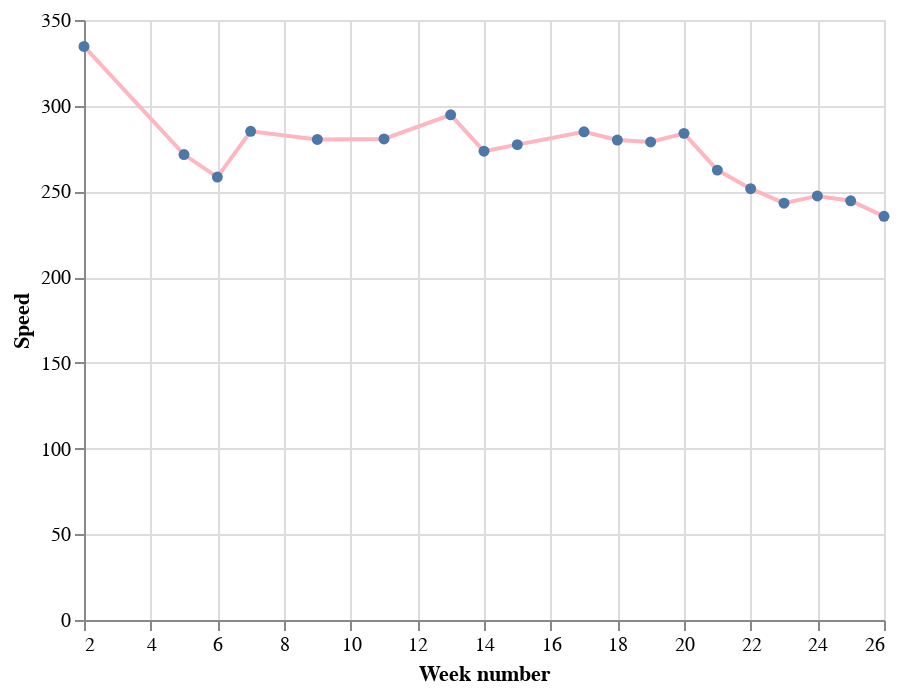

Here is the notebook cell this chart was saved with:
### Code cell
# the same as above, but with `point=True`

alt.Chart(df).mark_line(color='lightpink', point=True).encode(
    alt.X('week', title='Week number'),
    alt.Y('seconds_per_km', aggregate='mean',  title='Speed'),
)

### Figure 1 — Vega-Lite specification as saved in the notebook (floating-point values rounded to 4 significant figures)
{"config": {"view": {"continuousWidth": 400, "continuousHeight": 300}}, "data": {"name": "data-ec06743c94a29224c91ed66eace526ab"}, "mark": {"type": "line", "color": "lightpink", "point": true}, "encoding": {"x": {"field": "week", "title": "Week number", "type": "quantitative"}, "y": {"aggregate": "mean", "field": "seconds_per_km", "title": "Speed", "type": "quantitative"}}, "$schema": "https://vega.github.io/schema/vega-lite/v4.17.0.json", "datasets": {"data-ec06743c94a29224c91ed66eace526ab": [{"Unnamed: 0": 182, "type": 1, "startTime": "2022-01-10T13:39:17+00:00", "sportTime(s)": 453, "maxPace(/meter)": 7.246, "minPace(/meter)": 0.2501, "distance(m)": 1191.0, "avgPace(/meter)": 0.3787, "calories(kcal)": 71.0, "date": "2022-01-10T20:39:00", "seconds_per_km": 380.4, "speed_per_km": "06:20.35", "distance_rounded": 1.0, "day_of_week": "Monday", "week": 2}, {"Unnamed: 0": 178, "type": 1, "startTime": "2022-01-13T09:23:16+00:00", "sportTime(s)": 290, "maxPace(/meter)": 2.342, "minPace(/meter)": 0.1982, "distance(m)": 1004.0, "avgPace(/meter)": 0.2878, "calories(kcal)": 60.0, "date": "2022-01-13T16:23:00", "seconds_per_km": 288.8, "speed_per_km": "04:48.84", "distance_rounded": 1.0, "day_of_week": "Thursday", "week": 2}, {"Unnamed: 0": 176, "type": 1, "startTime": "2022-02-03T10:41:12+00:00", "sportTime(s)": 265, "maxPace(/meter)": 0.609, "minPace(/meter)": 0.1993, "distance(m)": 1001.0, "avgPace(/meter)": 0.2637, "calories(kcal)": 39.0, "date": "2022-02-03T17:41:00", "seconds_per_km": 264.7, "speed_per_km": "04:24.74", "distance_rounded": 1.0, "day_of_week": "Thursday", "week": 5}, {"Unnamed: 0": 172, "type": 1, "startTime": "2022-02-05T11:46:47+00:00", "sportTime(s)": 283, "maxPace(/meter)": 0.6911, "minPace(/meter)": 0.229, "distance(m)": 1006.0, "avgPace(/meter)": 0.2803, "calories(kcal)": 50.0, "date": "2022-02-05T18:46:00", "seconds_per_km": 281.3, "speed_per_km": "04:41.31", "distance_rounded": 1.0, "day_of_week": "Saturday", "week": 5}, {"Unnamed: 0": 169, "type": 1, "startTime": "2022-02-06T11:36:48+00:00", "sportTime(s)": 272, "maxPace(/meter)": 0.6361, "minPace(/meter)": 0.2325, "distance(m)": 1013.0, "avgPace(/meter)": 0.2675, "calories(kcal)": 34.0, "date": "2022-02-06T18:36:00", "seconds_per_km": 268.5, "speed_per_km": "04:28.51", "distance_rounded": 1.0, "day_of_week": "Sunday", "week": 5}, {"Unnamed: 0": 166, "type": 1, "startTime": "2022-02-11T11:49:54+00:00", "sportTime(s)": 264, "maxPace(/meter)": 0.788, "minPace(/meter)": 0.198, "distance(m)": 1004.0, "avgPace(/meter)": 0.26, "calories(kcal)": 39.0, "date": "2022-02-11T18:49:00", "seconds_per_km": 262.9, "speed_per_km": "04:22.95", "distance_rounded": 1.0, "day_of_week": "Friday", "week": 6}, {"Unnamed: 0": 163, "type": 1, "startTime": "2022-02-12T11:25:02+00:00", "sportTime(s)": 259, "maxPace(/meter)": 0.5571, "minPace(/meter)": 0.1928, "distance(m)": 1011.0, "avgPace(/meter)": 0.2552, "calories(kcal)": 44.0, "date": "2022-02-12T18:25:00", "seconds_per_km": 256.2, "speed_per_km": "04:16.18", "distance_rounded": 1.0, "day_of_week": "Saturday", "week": 6}, {"Unnamed: 0": 161, "type": 1, "startTime": "2022-02-13T11:09:12+00:00", "sportTime(s)": 256, "maxPace(/meter)": 0.576, "minPace(/meter)": 0.194, "distance(m)": 1000.0, "avgPace(/meter)": 0.255, "calories(kcal)": 37.0, "date": "2022-02-13T18:09:00", "seconds_per_km": 256.0, "speed_per_km": "04:16.00", "distance_rounded": 1.0, "day_of_week": "Sunday", "week": 6}, {"Unnamed: 0": 157, "type": 1, "startTime": "2022-02-14T11:50:09+00:00", "sportTime(s)": 287, "maxPace(/meter)": 0.7446, "minPace(/meter)": 0.2587, "distance(m)": 1002.0, "avgPace(/meter)": 0.2854, "calories(kcal)": 43.0, "date": "2022-02-14T18:50:00", "seconds_per_km": 286.4, "speed_per_km": "04:46.43", "distance_rounded": 1.0, "day_of_week": "Monday", "week": 7}, {"Unnamed: 0": 155, "type": 1, "startTime": "2022-02-16T11:12:40+00:00", "sportTime(s)": 284, "maxPace(/meter)": 2.165, "minPace(/meter)": 0.1834, "distance(m)": 1001.0, "avgPace(/meter)": 0.2827, "calories(kcal)": 60.0, "date": "2022-02-16T18:12:00", "seconds_per_km": 283.7, "speed_per_km": "04:43.72", "distance_rounded": 1.0, "day_of_week": "Wednesday", "week": 7}, {"Unnamed: 0": 152, "type": 1, "startTime": "2022-03-05T00:10:22+00:00", "sportTime(s)": 282, "maxPace(/meter)": 0.6154, "minPace(/meter)": 0.2083, "distance(m)": 1006.0, "avgPace(/meter)": 0.2793, "calories(kcal)": 55.0, "date": "2022-03-05T07:10:00", "seconds_per_km": 280.3, "speed_per_km": "04:40.32", "distance_rounded": 1.0, "day_of_week": "Saturday", "week": 9}, {"Unnamed: 0": 150, "type": 1, "startTime": "2022-03-18T11:26:11+00:00", "sportTime(s)": 282, "maxPace(/meter)": 0.8749, "minPace(/meter)": 0.2372, "distance(m)": 1005.0, "avgPace(/meter)": 0.2796, "calories(kcal)": 47.0, "date": "2022-03-18T18:26:00", "seconds_per_km": 280.6, "speed_per_km": "04:40.60", "distance_rounded": 1.0, "day_of_week": "Friday", "week": 11}, {"Unnamed: 0": 146, "type": 1, "startTime": "2022-03-28T11:45:13+00:00", "sportTime(s)": 311, "maxPace(/meter)": 0.639, "minPace(/meter)": 0.2149, "distance(m)": 1046.0, "avgPace(/meter)": 0.2964, "calories(kcal)": 57.0, "date": "2022-03-28T18:45:00", "seconds_per_km": 297.3, "speed_per_km": "04:57.32", "distance_rounded": 1.0, "day_of_week": "Monday", "week": 13}, {"Unnamed: 0": 144, "type": 1, "startTime": "2022-03-29T12:02:25+00:00", "sportTime(s)": 303, "maxPace(/meter)": 0.6835, "minPace(/meter)": 0.2301, "distance(m)": 1003.0, "avgPace(/meter)": 0.3011, "calories(kcal)": 57.0, "date": "2022-03-29T19:02:00", "seconds_per_km": 302.1, "speed_per_km": "05:2.09", "distance_rounded": 1.0, "day_of_week": "Tuesday", "week": 13}, {"Unnamed: 0": 142, "type": 1, "startTime": "2022-03-30T11:52:16+00:00", "sportTime(s)": 285, "maxPace(/meter)": 0.4753, "minPace(/meter)": 0.1658, "distance(m)": 1001.0, "avgPace(/meter)": 0.2837, "calories(kcal)": 49.0, "date": "2022-03-30T18:52:00", "seconds_per_km": 284.7, "speed_per_km": "04:44.72", "distance_rounded": 1.0, "day_of_week": "Wednesday", "week": 13}, {"Unnamed: 0": 140, "type": 1, "startTime": "2022-04-04T10:57:56+00:00", "sportTime(s)": 271, "maxPace(/meter)": 0.7117, "minPace(/meter)": 0.2248, "distance(m)": 1000.0, "avgPace(/meter)": 0.27, "calories(kcal)": 48.0, "date": "2022-04-04T17:57:00", "seconds_per_km": 271.0, "speed_per_km": "04:31.00", "distance_rounded": 1.0, "day_of_week": "Monday", "week": 14}, {"Unnamed: 0": 137, "type": 1, "startTime": "2022-04-08T11:39:28+00:00", "sportTime(s)": 274, "maxPace(/meter)": 0.6707, "minPace(/meter)": 0.2315, "distance(m)": 1000.0, "avgPace(/meter)": 0.273, "calories(kcal)": 51.0, "date": "2022-04-08T18:39:00", "seconds_per_km": 274.0, "speed_per_km": "04:34.00", "distance_rounded": 1.0, "day_of_week": "Friday", "week": 14}, {"Unnamed: 0": 134, "type": 1, "startTime": "2022-04-10T11:41:58+00:00", "sportTime(s)": 277, "maxPace(/meter)": 0.6873, "minPace(/meter)": 0.2137, "distance(m)": 1006.0, "avgPace(/meter)": 0.2744, "calories(kcal)": 45.0, "date": "2022-04-10T18:41:00", "seconds_per_km": 275.3, "speed_per_km": "04:35.35", "distance_rounded": 1.0, "day_of_week": "Sunday", "week": 14}, {"Unnamed: 0": 131, "type": 1, "startTime": "2022-04-13T10:48:11+00:00", "sportTime(s)": 278, "maxPace(/meter)": 0.7634, "minPace(/meter)": 0.2038, "distance(m)": 1000.0, "avgPace(/meter)": 0.277, "calories(kcal)": 44.0, "date": "2022-04-13T17:48:00", "seconds_per_km": 278.0, "speed_per_km": "04:38.00", "distance_rounded": 1.0, "day_of_week": "Wednesday", "week": 15}, {"Unnamed: 0": 128, "type": 1, "startTime": "2022-04-15T09:54:21+00:00", "sportTime(s)": 278, "maxPace(/meter)": 0.7968, "minPace(/meter)": 0.244, "distance(m)": 1005.0, "avgPace(/meter)": 0.2756, "calories(kcal)": 39.0, "date": "2022-04-15T16:54:00", "seconds_per_km": 276.6, "speed_per_km": "04:36.62", "distance_rounded": 1.0, "day_of_week": "Friday", "week": 15}, {"Unnamed: 0": 125, "type": 1, "startTime": "2022-04-26T11:40:21+00:00", "sportTime(s)": 354, "maxPace(/meter)": 1.115, "minPace(/meter)": 0.1997, "distance(m)": 1201.0, "avgPace(/meter)": 0.2939, "calories(kcal)": 62.0, "date": "2022-04-26T18:40:00", "seconds_per_km": 294.8, "speed_per_km": "04:54.75", "distance_rounded": 1.0, "day_of_week": "Tuesday", "week": 17}, {"Unnamed: 0": 123, "type": 1, "startTime": "2022-04-27T11:31:56+00:00", "sportTime(s)": 270, "maxPace(/meter)": 0.6803, "minPace(/meter)": 0.2187, "distance(m)": 1002.0, "avgPace(/meter)": 0.2685, "calories(kcal)": 48.0, "date": "2022-04-27T18:31:00", "seconds_per_km": 269.5, "speed_per_km": "04:29.46", "distance_rounded": 1.0, "day_of_week": "Wednesday", "week": 17}, {"Unnamed: 0": 121, "type": 1, "startTime": "2022-04-28T10:37:51+00:00", "sportTime(s)": 279, "maxPace(/meter)": 0.8052, "minPace(/meter)": 0.221, "distance(m)": 1002.0, "avgPace(/meter)": 0.2774, "calories(kcal)": 50.0, "date": "2022-04-28T17:37:00", "seconds_per_km": 278.4, "speed_per_km": "04:38.44", "distance_rounded": 1.0, "day_of_week": "Thursday", "week": 17}, {"Unnamed: 0": 119, "type": 1, "startTime": "2022-04-29T11:01:29+00:00", "sportTime(s)": 495, "maxPace(/meter)": 1.217, "minPace(/meter)": 0.2073, "distance(m)": 1651.0, "avgPace(/meter)": 0.2974, "calories(kcal)": 89.0, "date": "2022-04-29T18:01:00", "seconds_per_km": 299.8, "speed_per_km": "04:59.82", "distance_rounded": 1.0, "day_of_week": "Friday", "week": 17}, {"Unnamed: 0": 117, "type": 1, "startTime": "2022-05-01T09:48:50+00:00", "sportTime(s)": 283, "maxPace(/meter)": 0.8224, "minPace(/meter)": 0.2239, "distance(m)": 1006.0, "avgPace(/meter)": 0.2803, "calories(kcal)": 41.0, "date": "2022-05-01T16:48:00", "seconds_per_km": 281.3, "speed_per_km": "04:41.31", "distance_rounded": 1.0, "day_of_week": "Sunday", "week": 17}, {"Unnamed: 0": 112, "type": 1, "startTime": "2022-05-04T11:52:29+00:00", "sportTime(s)": 279, "maxPace(/meter)": 0.6135, "minPace(/meter)": 0.2112, "distance(m)": 1007.0, "avgPace(/meter)": 0.2761, "calories(kcal)": 42.0, "date": "2022-05-04T18:52:00", "seconds_per_km": 277.1, "speed_per_km": "04:37.06", "distance_rounded": 1.0, "day_of_week": "Wednesday", "week": 18}, {"Unnamed: 0": 110, "type": 1, "startTime": "2022-05-05T11:15:38+00:00", "sportTime(s)": 292, "maxPace(/meter)": 0.7042, "minPace(/meter)": 0.216, "distance(m)": 1000.0, "avgPace(/meter)": 0.291, "calories(kcal)": 52.0, "date": "2022-05-05T18:15:00", "seconds_per_km": 292.0, "speed_per_km": "04:52.00", "distance_rounded": 1.0, "day_of_week": "Thursday", "week": 18}, {"Unnamed: 0": 107, "type": 1, "startTime": "2022-05-06T10:16:48+00:00", "sportTime(s)": 273, "maxPace(/meter)": 0.7022, "minPace(/meter)": 0.2276, "distance(m)": 1003.0, "avgPace(/meter)": 0.2712, "calories(kcal)": 47.0, "date": "2022-05-06T17:16:00", "seconds_per_km": 272.2, "speed_per_km": "04:32.18", "distance_rounded": 1.0, "day_of_week": "Friday", "week": 18}, {"Unnamed: 0": 104, "type": 1, "startTime": "2022-05-07T09:47:30+00:00", "sportTime(s)": 290, "maxPace(/meter)": 212.0, "minPace(/meter)": 0.2129, "distance(m)": 1040.0, "avgPace(/meter)": 0.278, "calories(kcal)": 52.0, "date": "2022-05-07T16:47:00", "seconds_per_km": 278.8, "speed_per_km": "04:38.85", "distance_rounded": 1.0, "day_of_week": "Saturday", "week": 18}, {"Unnamed: 0": 102, "type": 1, "startTime": "2022-05-08T11:24:19+00:00", "sportTime(s)": 287, "maxPace(/meter)": 225.0, "minPace(/meter)": 0.2221, "distance(m)": 1026.0, "avgPace(/meter)": 0.279, "calories(kcal)": 56.0, "date": "2022-05-08T18:24:00", "seconds_per_km": 279.7, "speed_per_km": "04:39.73", "distance_rounded": 1.0, "day_of_week": "Sunday", "week": 18}, {"Unnamed: 0": 99, "type": 1, "startTime": "2022-05-12T11:36:50+00:00", "sportTime(s)": 281, "maxPace(/meter)": 178.0, "minPace(/meter)": 0.1781, "distance(m)": 1007.0, "avgPace(/meter)": 0.278, "calories(kcal)": 59.0, "date": "2022-05-12T18:36:00", "seconds_per_km": 279.0, "speed_per_km": "04:39.05", "distance_rounded": 1.0, "day_of_week": "Thursday", "week": 19}, {"Unnamed: 0": 96, "type": 1, "startTime": "2022-05-13T11:36:23+00:00", "sportTime(s)": 291, "maxPace(/meter)": 201.0, "minPace(/meter)": 0.2015, "distance(m)": 1024.0, "avgPace(/meter)": 0.283, "calories(kcal)": 55.0, "date": "2022-05-13T18:36:00", "seconds_per_km": 284.2, "speed_per_km": "04:44.18", "distance_rounded": 1.0, "day_of_week": "Friday", "week": 19}, {"Unnamed: 0": 92, "type": 1, "startTime": "2022-05-15T11:36:24+00:00", "sportTime(s)": 281, "maxPace(/meter)": 197.0, "minPace(/meter)": 0.1974, "distance(m)": 1028.0, "avgPace(/meter)": 0.273, "calories(kcal)": 51.0, "date": "2022-05-15T18:36:00", "seconds_per_km": 273.3, "speed_per_km": "04:33.35", "distance_rounded": 1.0, "day_of_week": "Sunday", "week": 19}, {"Unnamed: 0": 89, "type": 1, "startTime": "2022-05-16T11:31:34+00:00", "sportTime(s)": 302, "maxPace(/meter)": 210.0, "minPace(/meter)": 0.2106, "distance(m)": 1046.0, "avgPace(/meter)": 0.288, "calories(kcal)": 63.0, "date": "2022-05-16T18:31:00", "seconds_per_km": 288.7, "speed_per_km": "04:48.72", "distance_rounded": 1.0, "day_of_week": "Monday", "week": 20}, {"Unnamed: 0": 86, "type": 1, "startTime": "2022-05-17T11:15:00+00:00", "sportTime(s)": 308, "maxPace(/meter)": 237.0, "minPace(/meter)": 0.2227, "distance(m)": 1049.0, "avgPace(/meter)": 0.293, "calories(kcal)": 63.0, "date": "2022-05-17T18:15:00", "seconds_per_km": 293.6, "speed_per_km": "04:53.61", "distance_rounded": 1.0, "day_of_week": "Tuesday", "week": 20}, {"Unnamed: 0": 82, "type": 1, "startTime": "2022-05-21T13:48:24+00:00", "sportTime(s)": 287, "maxPace(/meter)": 0.6219, "minPace(/meter)": 0.2232, "distance(m)": 1003.0, "avgPace(/meter)": 0.2841, "calories(kcal)": 50.03, "date": "2022-05-21T20:48:00", "seconds_per_km": 286.1, "speed_per_km": "04:46.14", "distance_rounded": 1.0, "day_of_week": "Saturday", "week": 20}, {"Unnamed: 0": 79, "type": 1, "startTime": "2022-05-22T10:22:47+00:00", "sportTime(s)": 267, "maxPace(/meter)": 0.815, "minPace(/meter)": 0.2136, "distance(m)": 1000.0, "avgPace(/meter)": 0.265, "calories(kcal)": 44.08, "date": "2022-05-22T17:22:00", "seconds_per_km": 267.0, "speed_per_km": "04:27.00", "distance_rounded": 1.0, "day_of_week": "Sunday", "week": 20}, {"Unnamed: 0": 76, "type": 1, "startTime": "2022-05-23T11:46:59+00:00", "sportTime(s)": 267, "maxPace(/meter)": 0.668, "minPace(/meter)": 0.2187, "distance(m)": 1000.0, "avgPace(/meter)": 0.265, "calories(kcal)": 50.33, "date": "2022-05-23T18:46:00", "seconds_per_km": 267.0, "speed_per_km": "04:27.00", "distance_rounded": 1.0, "day_of_week": "Monday", "week": 21}, {"Unnamed: 0": 73, "type": 1, "startTime": "2022-05-24T11:54:01+00:00", "sportTime(s)": 267, "maxPace(/meter)": 0.9251, "minPace(/meter)": 0.2227, "distance(m)": 1001.0, "avgPace(/meter)": 0.2647, "calories(kcal)": 44.15, "date": "2022-05-24T18:54:00", "seconds_per_km": 266.7, "speed_per_km": "04:26.73", "distance_rounded": 1.0, "day_of_week": "Tuesday", "week": 21}, {"Unnamed: 0": 70, "type": 1, "startTime": "2022-05-25T10:56:04+00:00", "sportTime(s)": 241, "maxPace(/meter)": 0.9066, "minPace(/meter)": 0.1197, "distance(m)": 1003.0, "avgPace(/meter)": 0.2353, "calories(kcal)": 40.81, "date": "2022-05-25T17:56:00", "seconds_per_km": 240.3, "speed_per_km": "04:0.28", "distance_rounded": 1.0, "day_of_week": "Wednesday", "week": 21}, {"Unnamed: 0": 67, "type": 1, "startTime": "2022-05-26T10:17:38+00:00", "sportTime(s)": 265, "maxPace(/meter)": 0.558, "minPace(/meter)": 0.1968, "distance(m)": 1003.0, "avgPace(/meter)": 0.2622, "calories(kcal)": 53.12, "date": "2022-05-26T17:17:00", "seconds_per_km": 264.2, "speed_per_km": "04:24.21", "distance_rounded": 1.0, "day_of_week": "Thursday", "week": 21}, {"Unnamed: 0": 64, "type": 1, "startTime": "2022-05-27T11:35:19+00:00", "sportTime(s)": 277, "maxPace(/meter)": 0.757, "minPace(/meter)": 0.2449, "distance(m)": 1003.0, "avgPace(/meter)": 0.2742, "calories(kcal)": 43.04, "date": "2022-05-27T18:35:00", "seconds_per_km": 276.2, "speed_per_km": "04:36.17", "distance_rounded": 1.0, "day_of_week": "Friday", "week": 21}, {"Unnamed: 0": 61, "type": 1, "startTime": "2022-05-28T10:39:29+00:00", "sportTime(s)": 271, "maxPace(/meter)": 0.6452, "minPace(/meter)": 0.2224, "distance(m)": 1005.0, "avgPace(/meter)": 0.2677, "calories(kcal)": 51.33, "date": "2022-05-28T17:39:00", "seconds_per_km": 269.7, "speed_per_km": "04:29.65", "distance_rounded": 1.0, "day_of_week": "Saturday", "week": 21}, {"Unnamed: 0": 58, "type": 1, "startTime": "2022-05-29T11:19:12+00:00", "sportTime(s)": 253, "maxPace(/meter)": 0.4274, "minPace(/meter)": 0.1839, "distance(m)": 1000.0, "avgPace(/meter)": 0.251, "calories(kcal)": 41.0, "date": "2022-05-29T18:19:00", "seconds_per_km": 253.0, "speed_per_km": "04:13.00", "distance_rounded": 1.0, "day_of_week": "Sunday", "week": 21}, {"Unnamed: 0": 55, "type": 1, "startTime": "2022-05-30T11:55:16+00:00", "sportTime(s)": 253, "maxPace(/meter)": 0.4058, "minPace(/meter)": 0.1746, "distance(m)": 1004.0, "avgPace(/meter)": 0.25, "calories(kcal)": 48.92, "date": "2022-05-30T18:55:00", "seconds_per_km": 252.0, "speed_per_km": "04:11.99", "distance_rounded": 1.0, "day_of_week": "Monday", "week": 22}, {"Unnamed: 0": 52, "type": 1, "startTime": "2022-05-31T11:42:33+00:00", "sportTime(s)": 261, "maxPace(/meter)": 0.5513, "minPace(/meter)": 0.203, "distance(m)": 1006.0, "avgPace(/meter)": 0.2575, "calories(kcal)": 49.91, "date": "2022-05-31T18:42:00", "seconds_per_km": 259.4, "speed_per_km": "04:19.44", "distance_rounded": 1.0, "day_of_week": "Tuesday", "week": 22}, {"Unnamed: 0": 49, "type": 1, "startTime": "2022-06-03T11:03:24+00:00", "sportTime(s)": 251, "maxPace(/meter)": 0.8258, "minPace(/meter)": 0.1627, "distance(m)": 1003.0, "avgPace(/meter)": 0.2483, "calories(kcal)": 45.2, "date": "2022-06-03T18:03:00", "seconds_per_km": 250.2, "speed_per_km": "04:10.25", "distance_rounded": 1.0, "day_of_week": "Friday", "week": 22}, {"Unnamed: 0": 46, "type": 1, "startTime": "2022-06-04T11:38:21+00:00", "sportTime(s)": 245, "maxPace(/meter)": 0.5981, "minPace(/meter)": 0.2102, "distance(m)": 1001.0, "avgPace(/meter)": 0.2428, "calories(kcal)": 51.81, "date": "2022-06-04T18:38:00", "seconds_per_km": 244.8, "speed_per_km": "04:4.76", "distance_rounded": 1.0, "day_of_week": "Saturday", "week": 22}, {"Unnamed: 0": 43, "type": 1, "startTime": "2022-06-11T10:38:27+00:00", "sportTime(s)": 237, "maxPace(/meter)": 0.5176, "minPace(/meter)": 0.1971, "distance(m)": 1001.0, "avgPace(/meter)": 0.2348, "calories(kcal)": 30.82, "date": "2022-06-11T17:38:00", "seconds_per_km": 236.8, "speed_per_km": "03:56.76", "distance_rounded": 1.0, "day_of_week": "Saturday", "week": 23}, {"Unnamed: 0": 39, "type": 1, "startTime": "2022-06-12T10:47:29+00:00", "sportTime(s)": 251, "maxPace(/meter)": 0.6472, "minPace(/meter)": 0.2005, "distance(m)": 1006.0, "avgPace(/meter)": 0.2475, "calories(kcal)": 51.79, "date": "2022-06-12T17:47:00", "seconds_per_km": 249.5, "speed_per_km": "04:9.50", "distance_rounded": 1.0, "day_of_week": "Sunday", "week": 23}, {"Unnamed: 0": 36, "type": 1, "startTime": "2022-06-14T12:03:23+00:00", "sportTime(s)": 259, "maxPace(/meter)": 0.5627, "minPace(/meter)": 0.1935, "distance(m)": 1003.0, "avgPace(/meter)": 0.2562, "calories(kcal)": 56.05, "date": "2022-06-14T19:03:00", "seconds_per_km": 258.2, "speed_per_km": "04:18.23", "distance_rounded": 1.0, "day_of_week": "Tuesday", "week": 24}, {"Unnamed: 0": 32, "type": 1, "startTime": "2022-06-15T11:46:25+00:00", "sportTime(s)": 249, "maxPace(/meter)": 0.5219, "minPace(/meter)": 0.1885, "distance(m)": 1011.0, "avgPace(/meter)": 0.2443, "calories(kcal)": 47.92, "date": "2022-06-15T18:46:00", "seconds_per_km": 246.3, "speed_per_km": "04:6.29", "distance_rounded": 1.0, "day_of_week": "Wednesday", "week": 24}, {"Unnamed: 0": 27, "type": 1, "startTime": "2022-06-16T11:03:28+00:00", "sportTime(s)": 243, "maxPace(/meter)": 0.5764, "minPace(/meter)": 0.1971, "distance(m)": 1002.0, "avgPace(/meter)": 0.2405, "calories(kcal)": 33.65, "date": "2022-06-16T18:03:00", "seconds_per_km": 242.5, "speed_per_km": "04:2.51", "distance_rounded": 1.0, "day_of_week": "Thursday", "week": 24}, {"Unnamed: 0": 23, "type": 1, "startTime": "2022-06-17T11:03:58+00:00", "sportTime(s)": 243, "maxPace(/meter)": 0.4713, "minPace(/meter)": 0.1802, "distance(m)": 1002.0, "avgPace(/meter)": 0.2405, "calories(kcal)": 48.66, "date": "2022-06-17T18:03:00", "seconds_per_km": 242.5, "speed_per_km": "04:2.51", "distance_rounded": 1.0, "day_of_week": "Friday", "week": 24}, {"Unnamed: 0": 18, "type": 1, "startTime": "2022-06-21T12:23:33+00:00", "sportTime(s)": 247, "maxPace(/meter)": 0.5322, "minPace(/meter)": 0.1881, "distance(m)": 1009.0, "avgPace(/meter)": 0.2428, "calories(kcal)": 45.0, "date": "2022-06-21T19:23:00", "seconds_per_km": 244.8, "speed_per_km": "04:4.80", "distance_rounded": 1.0, "day_of_week": "Tuesday", "week": 25}, {"Unnamed: 0": 15, "type": 1, "startTime": "2022-06-23T11:16:47+00:00", "sportTime(s)": 245, "maxPace(/meter)": 0.627, "minPace(/meter)": 0.1883, "distance(m)": 1003.0, "avgPace(/meter)": 0.2423, "calories(kcal)": 49.76, "date": "2022-06-23T18:16:00", "seconds_per_km": 244.3, "speed_per_km": "04:4.27", "distance_rounded": 1.0, "day_of_week": "Thursday", "week": 25}, {"Unnamed: 0": 10, "type": 1, "startTime": "2022-06-27T11:45:38+00:00", "sportTime(s)": 239, "maxPace(/meter)": 0.6246, "minPace(/meter)": 0.1815, "distance(m)": 1002.0, "avgPace(/meter)": 0.2365, "calories(kcal)": 48.67, "date": "2022-06-27T18:45:00", "seconds_per_km": 238.5, "speed_per_km": "03:58.52", "distance_rounded": 1.0, "day_of_week": "Monday", "week": 26}, {"Unnamed: 0": 7, "type": 1, "startTime": "2022-06-28T11:07:21+00:00", "sportTime(s)": 235, "maxPace(/meter)": 0.4755, "minPace(/meter)": 0.1836, "distance(m)": 1003.0, "avgPace(/meter)": 0.2323, "calories(kcal)": 39.65, "date": "2022-06-28T18:07:00", "seconds_per_km": 234.3, "speed_per_km": "03:54.30", "distance_rounded": 1.0, "day_of_week": "Tuesday", "week": 26}, {"Unnamed: 0": 4, "type": 1, "startTime": "2022-06-29T12:02:34+00:00", "sportTime(s)": 231, "maxPace(/meter)": 0.5453, "minPace(/meter)": 0.1936, "distance(m)": 1003.0, "avgPace(/meter)": 0.2283, "calories(kcal)": 33.62, "date": "2022-06-29T19:02:00", "seconds_per_km": 230.3, "speed_per_km": "03:50.31", "distance_rounded": 1.0, "day_of_week": "Wednesday", "week": 26}, {"Unnamed: 0": 1, "type": 1, "startTime": "2022-06-30T12:31:18+00:00", "sportTime(s)": 239, "maxPace(/meter)": 0.6545, "minPace(/meter)": 0.1648, "distance(m)": 1001.0, "avgPace(/meter)": 0.2368, "calories(kcal)": 36.82, "date": "2022-06-30T19:31:00", "seconds_per_km": 238.8, "speed_per_km": "03:58.76", "distance_rounded": 1.0, "day_of_week": "Thursday", "week": 26}]}}
